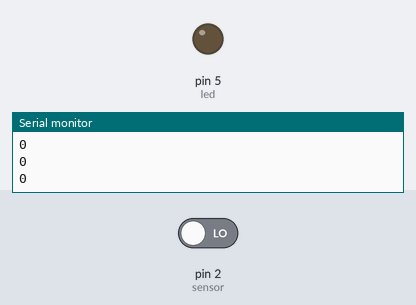
A sketch run on a simulated Arduino Uno, built with avr-gcc and run on an emulated ATmega328P. Shown: output pins drawn as LEDs (lit = HIGH), the last lines printed to the serial monitor. Inputs (shaded band) come from the test bench; at power-on: pin 2 (sensor) LOW.

Above: at 1.2 s.
1.3 s: pin 2 (sensor) driven HIGH
At 2.1 s:
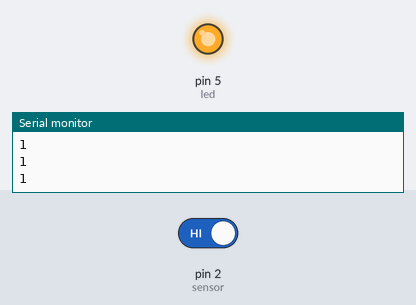
2.8 s: pin 2 (sensor) driven LOW
At 3.3 s:
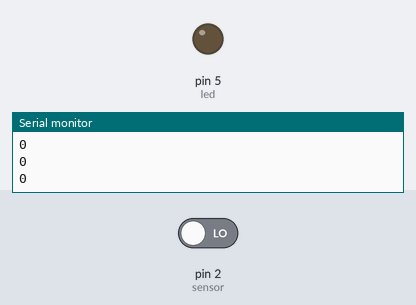
Timing chart, 0 to 5.8 s (numbered marks = the images above; inputs shaded):
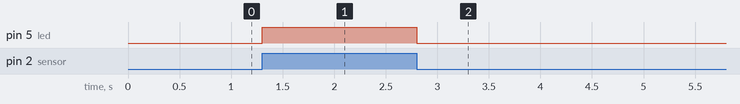

The sketch:

infrared.ino
```cpp
int sensor = 2;
int led = 5;
void setup() {
  Serial.begin(9600);
  pinMode(led, OUTPUT);
  pinMode(sensor, INPUT);
}
void loop() {
  int val = digitalRead(sensor);
  Serial.println(val);
  if (val == HIGH) {
    digitalWrite(led,HIGH);
    delay(100);
  } else {
    digitalWrite(led,LOW);
    delay(100);
  }
}
```

Measured:
- after the input at 1.3 s, pin 5 (led): LOW → HIGH at once
- after the input at 2.8 s, pin 5 (led): HIGH → LOW at once
